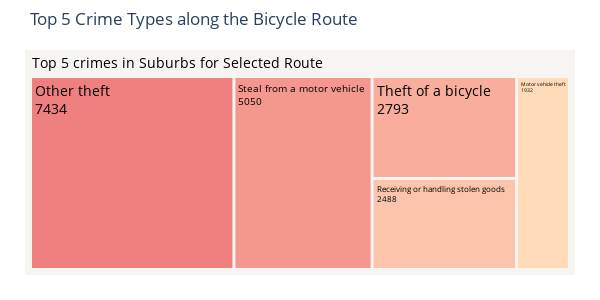

Here is the notebook cell this chart was saved with:
### Markdown cell above
## Modified Treemap function

### Code cell
import plotly.graph_objects as go

def create_treemap_top5(crime_df, route_suburbs):
    # Filter crime_df for the suburbs the route passes through
    route_crime_data = crime_df[crime_df['suburb'].isin(route_suburbs)]

    # Aggregate data at the offence subgroup level for the specified suburbs
    route_crime_summary = route_crime_data.groupby('offence_subgroup')['count'].sum().reset_index()

    # Select the top 5 offence subgroups by count
    top5_crime_summary = route_crime_summary.nlargest(5, 'count')

    # Add 'All' as a parent node for hierarchy
    top5_crime_summary['parent'] = 'Top 5 crimes in Suburbs for Selected Route'

    # Create the treemap using Plotly Graph Objects
    fig = go.Figure(go.Treemap(
        labels=top5_crime_summary['offence_subgroup'],
        parents=top5_crime_summary['parent'],
        values=top5_crime_summary['count'],
        marker_colors = ["F08080", "F4978E", "F8AD9D", "FBC4AB", "FFDAB9"],
        texttemplate="%{label}<br>%{value}",
        marker=dict(
            colors=top5_crime_summary['count'],
            #colorscale='RdYlGn_r',
            cmid=0,
            showscale=False
                            )
    ))

    # Customize the layout
    fig.update_layout(
        title='Top 5 Crime Types along the Bicycle Route',
        margin=dict(t=50, l=25, r=25, b=25),
        width =600,
        height=300,
        paper_bgcolor='rgba(0,0,0,0)',
        plot_bgcolor='rgba(0,0,0,0)',
        
        
        
    )

    # Customize font color
    fig.update_traces(textfont={'color': 'black', 'size': 14})

    return fig

# Example usage
start_tuple = (144.95, -37.825)
destination_tuple = (144.9717, -37.771)
route_suburbs = get_suburb_names(start_tuple, destination_tuple)  # Ensure this function is defined and working
fig = create_treemap_top5(crime_df, route_suburbs)
config = {'displayModeBar': False}
fig.update_traces(root_color="#F6F5F2")
fig.show(config=config)
# fig.write_image("treemap_top5.png", engine="kaleido")

### Figure 1 — Plotly figure (JSON) as saved in the notebook; plotly's stock layout.template omitted (floating-point values rounded to 4 significant figures)
{"data": [{"labels": ["Other theft", "Steal from a motor vehicle", "Theft of a bicycle", "Receiving or handling stolen goods", "Motor vehicle theft"], "marker": {"cmid": 0, "colors": ["F08080", "F4978E", "F8AD9D", "FBC4AB", "FFDAB9"], "showscale": false}, "parents": ["Top 5 crimes in Suburbs for Selected Route", "Top 5 crimes in Suburbs for Selected Route", "Top 5 crimes in Suburbs for Selected Route", "Top 5 crimes in Suburbs for Selected Route", "Top 5 crimes in Suburbs for Selected Route"], "root": {"color": "#F6F5F2"}, "textfont": {"color": "black", "size": 14}, "texttemplate": "%{label}<br>%{value}", "type": "treemap", "values": [7434, 5050, 2793, 2488, 1932]}], "layout": {"height": 300, "margin": {"b": 25, "l": 25, "r": 25, "t": 50}, "paper_bgcolor": "rgba(0,0,0,0)", "plot_bgcolor": "rgba(0,0,0,0)", "title": {"text": "Top 5 Crime Types along the Bicycle Route"}, "width": 600}}
